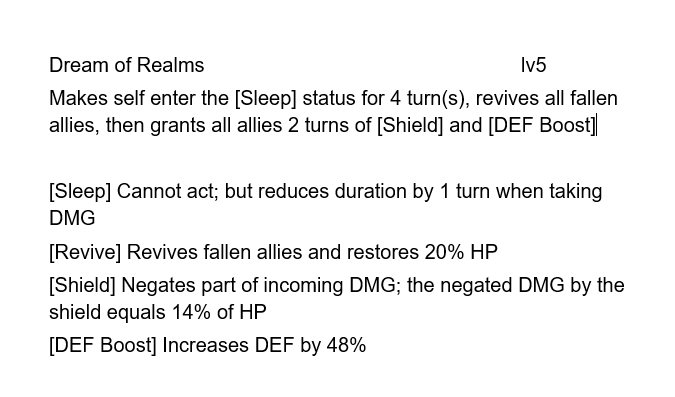
#> input picture benchmark/dataset/documento_tooltip_habilidade.png, 675 x 397 px
$ python -i capturador.py   (imports and definitions only)
#> lines starting #> are read from the running program, lines starting #| are printed output that depends on the picture; after the words box and inside, x2 and y2 are one past the last pixel; in counts of white or black regions, pixels touching at a corner belong together
#> further down, picture is the input picture: shape (397, 675, 3); min 0, max 255, mean 240.8
"""Módulo para processamento de imagem usando OpenCV com foco em OCR."""

# pylint: disable=no-member

import cv2
import numpy as np

# "cinza" teve o menor erro médio e o menor tempo nas imagens de benchmark/dataset
# (nov/2026: CER 0,78% contra 1,41% do "binarizado", que foi 2 a 4x mais lento).
# "binarizado" é o pipeline campeão dos laboratórios, mantido para comparação.
# Em 2026-11-15, nos 90 prints de 11 jogos, o cinza (CER 12,27%) também ganhou de
# inverter as cores com fundo escuro (12,42%) e de suavizar as letras (13,32% a 33,63%).
# Essas medidas são do EasyOCR; o RapidOCR, que o substituiu em 2026-11-16, foi
# comparado com ele recebendo a mesma imagem em cinza.
MODOS_IMAGEM = ("original", "cinza", "binarizado")
MODO_IMAGEM_PADRAO = "cinza"


class ProcessadorImagem:
    """Classe responsável por preparar imagens para o motor de OCR."""

    @staticmethod
    def preparar(img: np.ndarray, modo: str = MODO_IMAGEM_PADRAO) -> np.ndarray:
        """Recebe a imagem BGR capturada e devolve a versão que vai para o OCR."""
        if modo not in MODOS_IMAGEM:
            raise ValueError(f"Modo de imagem desconhecido: {modo}")

        if modo == "original":
            return img
        if modo == "binarizado":
            return ProcessadorImagem.binarizar(img)

        if len(img.shape) == 3:
            return cv2.cvtColor(img, cv2.COLOR_BGR2GRAY)
        return img

    @staticmethod
    def binarizar(img: np.ndarray) -> np.ndarray:
        """
        Pipeline vencedor dos laboratórios (Pipeline #1), feito para o teste.png.
        Fluxo 100% OpenCV: Aumentar(CV) ->
        Ruido_Ini(CV) -> Cor(CV) -> Binarizar Dinâmico(CV) -> Ruido_Fim(CV)
        Atenção: em prints reais ele trocou "14%" por "74%" e "turn" por "tum".
        """
        # 1. Aumentar(CV) - Upscaling 200% via Interpolação Vizinho
        # Mais Próximo (Rápido e mantém bordas duras)
        img = cv2.resize(img, (0, 0), fx=2, fy=2, interpolation=cv2.INTER_NEAREST)

        # 2. Ruido_Ini(CV) - Suavização via Median Blur (Remove artefatos menores sem borrar bordas)
        img = cv2.medianBlur(img, 3)

        # 3. Cor(CV) - Extração de um único canal de cor (Canal Verde) para focar no brilho
        if len(img.shape) == 3:
            img = img[:, :, 1]
#> img: shape (794, 1350)

        # 4. Binarizar Dinâmico(CV) - Analisa o fundo antes de aplicar o Otsu
        # Como o texto ocupa menos espaço que o fundo, a média de brilho revela a cor predominante.
        # Media > 127 = Fundo claro | Media < 127 = Fundo escuro
        if np.mean(img) > 127:
            # Fundo já é claro: Binarização normal (mantém fundo branco, texto preto)
            _, img = cv2.threshold(img, 0, 255, cv2.THRESH_BINARY + cv2.THRESH_OTSU)
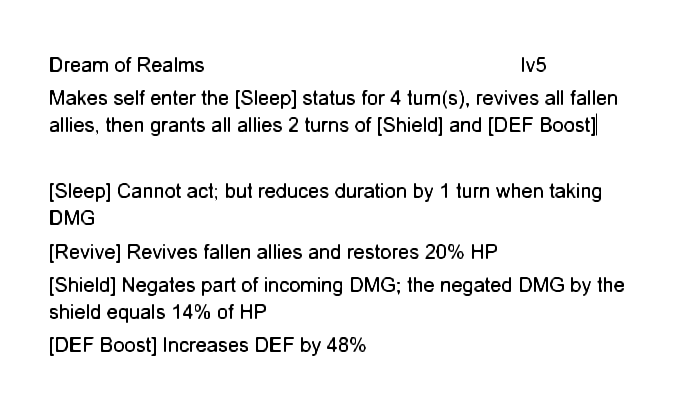
#> img: shape (794, 1350) (shown at 1/2 size); 93.6% white; 344 black regions (14 under 20 px), largest, box (x1, y1, x2, y2) and area: (130, 420, 158, 450) 436, (730, 554, 758, 584) 436, (1068, 554, 1096, 584) 436
        else:
            # Fundo é escuro: Binarização invertida
            # (transforma fundo escuro em branco e texto em preto)
            _, img = cv2.threshold(img, 0, 255, cv2.THRESH_BINARY_INV + cv2.THRESH_OTSU)

        # 5. Ruido_Fim(CV) - Morfologia Open para limpar ruído "sal e pimenta" após binarizar
        kernel = np.ones((2, 2), np.uint8)
        return cv2.morphologyEx(img, cv2.MORPH_OPEN, kernel)
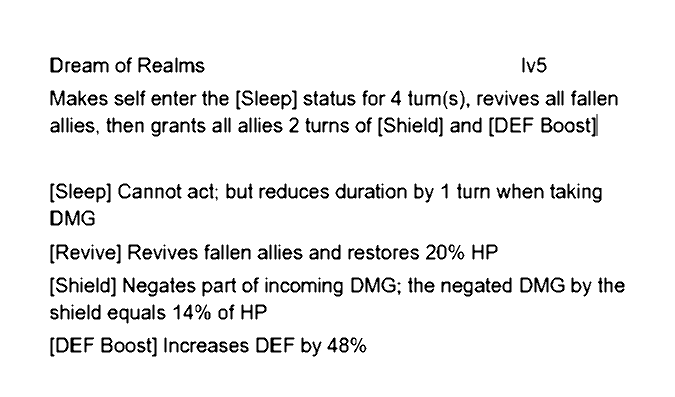
#> returned value: shape (794, 1350) (shown at 1/2 size); 93.6% white; 344 black regions (14 under 20 px), largest, box (x1, y1, x2, y2) and area: (131, 421, 159, 451) 436, (731, 555, 759, 585) 436, (1069, 555, 1097, 585) 436

>>> import cv2
>>> picture = cv2.imread('benchmark/dataset/documento_tooltip_habilidade.png')
>>> result = ProcessadorImagem().binarizar(picture)
